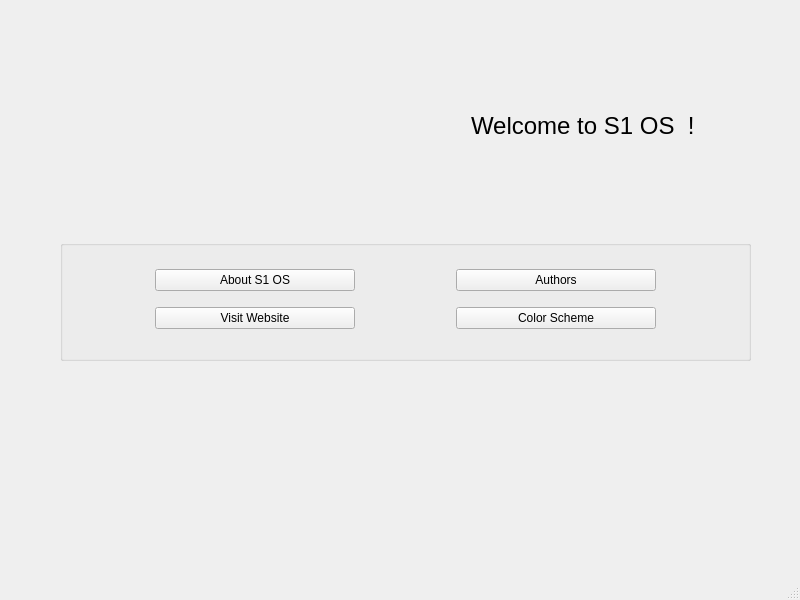
<?xml version="1.0" encoding="UTF-8"?>
<ui version="4.0">
 <class>MainWindow</class>
 <widget class="QMainWindow" name="MainWindow">
  <property name="geometry">
   <rect>
    <x>0</x>
    <y>0</y>
    <width>800</width>
    <height>600</height>
   </rect>
  </property>
  <property name="windowTitle">
   <string>MainWindow</string>
  </property>
  <widget class="QWidget" name="centralwidget">
   <widget class="QWidget" name="horizontalLayoutWidget">
    <property name="geometry">
     <rect>
      <x>60</x>
      <y>20</y>
      <width>696</width>
      <height>211</height>
     </rect>
    </property>
    <layout class="QHBoxLayout" name="horizontalLayout">
     <item alignment="Qt::AlignHCenter|Qt::AlignVCenter">
      <widget class="QLabel" name="label_pic_1">
       <property name="text">
        <string/>
       </property>
      </widget>
     </item>
     <item alignment="Qt::AlignHCenter">
      <widget class="QLabel" name="label">
       <property name="font">
        <font>
         <pointsize>18</pointsize>
        </font>
       </property>
       <property name="text">
        <string>Welcome to S1 OS  !</string>
       </property>
      </widget>
     </item>
    </layout>
   </widget>
   <widget class="QGroupBox" name="groupBox">
    <property name="geometry">
     <rect>
      <x>60</x>
      <y>240</y>
      <width>691</width>
      <height>121</height>
     </rect>
    </property>
    <property name="title">
     <string/>
    </property>
    <widget class="QWidget" name="gridLayoutWidget">
     <property name="geometry">
      <rect>
       <x>0</x>
       <y>19</y>
       <width>691</width>
       <height>81</height>
      </rect>
     </property>
     <layout class="QGridLayout" name="gridLayout">
      <item row="6" column="0">
       <widget class="QPushButton" name="pushButton">
        <property name="text">
         <string>Visit Website</string>
        </property>
       </widget>
      </item>
      <item row="0" column="0">
       <widget class="QPushButton" name="pushButton_4">
        <property name="maximumSize">
         <size>
          <width>200</width>
          <height>16777215</height>
         </size>
        </property>
        <property name="text">
         <string>About S1 OS</string>
        </property>
       </widget>
      </item>
      <item row="0" column="1">
       <widget class="QPushButton" name="pushButton_2">
        <property name="maximumSize">
         <size>
          <width>200</width>
          <height>16777215</height>
         </size>
        </property>
        <property name="text">
         <string>Authors</string>
        </property>
       </widget>
      </item>
      <item row="6" column="1">
       <widget class="QPushButton" name="pushButton_3">
        <property name="text">
         <string>Color Scheme</string>
        </property>
       </widget>
      </item>
     </layout>
    </widget>
   </widget>
  </widget>
  <widget class="QMenuBar" name="menubar">
   <property name="geometry">
    <rect>
     <x>0</x>
     <y>0</y>
     <width>800</width>
     <height>22</height>
    </rect>
   </property>
  </widget>
  <widget class="QStatusBar" name="statusbar"/>
 </widget>
 <resources/>
 <connections/>
</ui>
